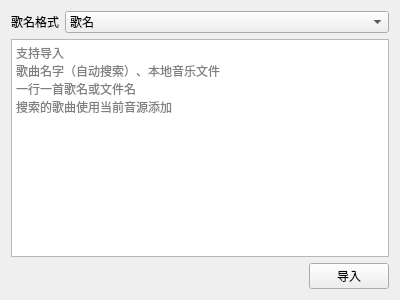
<?xml version="1.0" encoding="UTF-8"?>
<ui version="4.0">
 <class>ImportSongsDialog</class>
 <widget class="QWidget" name="ImportSongsDialog">
  <property name="windowModality">
   <enum>Qt::WindowModal</enum>
  </property>
  <property name="geometry">
   <rect>
    <x>0</x>
    <y>0</y>
    <width>400</width>
    <height>300</height>
   </rect>
  </property>
  <property name="windowTitle">
   <string>批量导入歌曲</string>
  </property>
  <layout class="QVBoxLayout" name="verticalLayout">
   <item>
    <layout class="QHBoxLayout" name="horizontalLayout" stretch="0,1">
     <item>
      <widget class="QLabel" name="label">
       <property name="text">
        <string>歌名格式</string>
       </property>
      </widget>
     </item>
     <item>
      <widget class="QComboBox" name="typeCombo">
       <item>
        <property name="text">
         <string>歌名</string>
        </property>
       </item>
       <item>
        <property name="text">
         <string>歌名-歌手</string>
        </property>
       </item>
       <item>
        <property name="text">
         <string>歌手-歌名</string>
        </property>
       </item>
       <item>
        <property name="text">
         <string>歌名 歌手</string>
        </property>
       </item>
       <item>
        <property name="text">
         <string>歌手 歌名</string>
        </property>
       </item>
       <item>
        <property name="text">
         <string>[歌手]歌名</string>
        </property>
       </item>
      </widget>
     </item>
    </layout>
   </item>
   <item>
    <widget class="QPlainTextEdit" name="plainTextEdit">
     <property name="placeholderText">
      <string>支持导入
歌曲名字（自动搜索）、本地音乐文件
一行一首歌名或文件名
搜索的歌曲使用当前音源添加</string>
     </property>
    </widget>
   </item>
   <item>
    <layout class="QHBoxLayout" name="horizontalLayout_2">
     <item>
      <spacer name="horizontalSpacer">
       <property name="orientation">
        <enum>Qt::Horizontal</enum>
       </property>
       <property name="sizeHint" stdset="0">
        <size>
         <width>40</width>
         <height>20</height>
        </size>
       </property>
      </spacer>
     </item>
     <item>
      <widget class="QPushButton" name="importButton">
       <property name="text">
        <string>导入</string>
       </property>
      </widget>
     </item>
    </layout>
   </item>
  </layout>
 </widget>
 <resources/>
 <connections/>
</ui>
